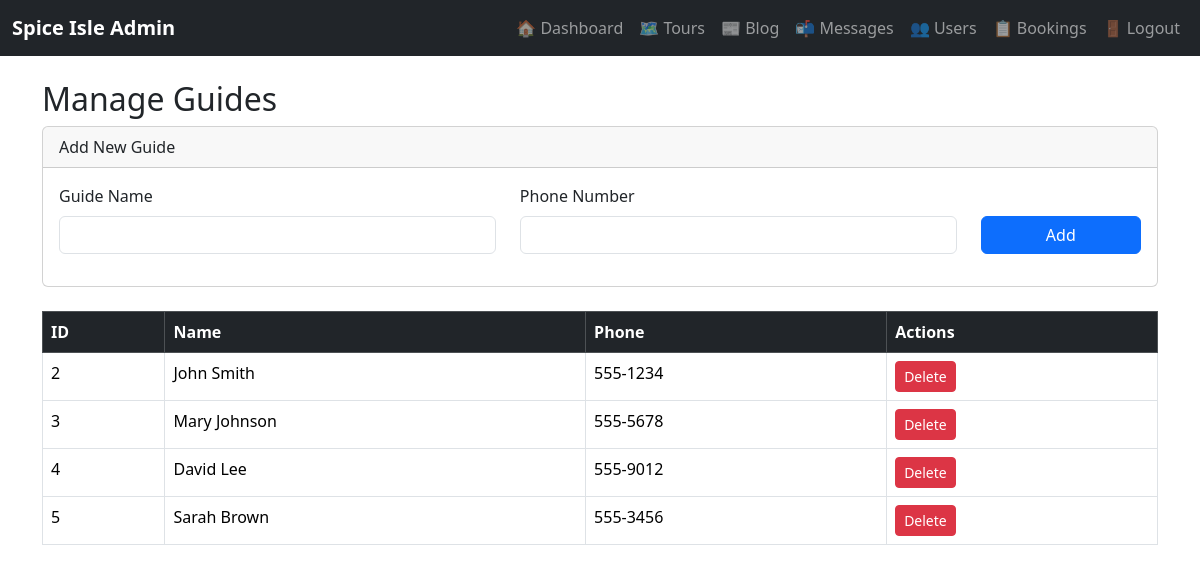
/admin/manage_guides.php (signed in), run on the app's committed database.
### tables this page shows
CREATE TABLE `guide` (
  `id` int(11) NOT NULL,
  `name` varchar(100) NOT NULL,
  `address` varchar(255) DEFAULT NULL,
  `date_hire` date DEFAULT NULL,
  `phone` varchar(20) DEFAULT NULL
);

### admin/manage_guides.php (the view, shortened to what this page needs)
<?php
include '../includes/db_connect.php';
$result = $conn->query("SELECT * FROM guide ORDER BY id ASC");
?>
<!DOCTYPE html>
<html lang="en">
<head>
<link href="https://cdn.jsdelivr.net/npm/bootstrap@5.3.2/dist/css/bootstrap.min.css" rel="stylesheet">
</head>
<body>
<?php include 'admin_navbar.php'; ?>
<div class="container mt-4">
    <h2>Manage Guides</h2>
    <div class="card mb-4">
        <div class="card-header">Add New Guide</div>
        <div class="card-body">
            <form method="POST" action="">
                <div class="row">
                    <div class="col-md-5 mb-3">
                        <label class="form-label">Guide Name</label>
                        <input type="text" name="name" class="form-control" required>
                    </div>
                    <div class="col-md-5 mb-3">
                        <label class="form-label">Phone Number</label>
                        <input type="text" name="phone" class="form-control" required>
                    </div>
                    <div class="col-md-2 mb-3 d-flex align-items-end">
                        <button type="submit" name="add_guide" class="btn btn-primary w-100">Add</button>
                    </div>
                </div>
            </form>
        </div>
    </div>
    <table class="table table-bordered table-hover">
        <thead class="table-dark">
            <tr>
                <th>ID</th>
                <th>Name</th>
                <th>Phone</th>
                <th>Actions</th>
            </tr>
        </thead>
        <tbody>
            <?php if ($result && $result->num_rows > 0): ?>
                <?php while ($guide = $result->fetch_assoc()): ?>
                    <tr>
                        <td><?= $guide['id'] ?></td>
                        <td><?= htmlspecialchars($guide['name']) ?></td>
                        <td><?= htmlspecialchars($guide['phone']) ?></td>
                        <td>
                            <a href="manage_guides.php?delete=<?= $guide['id'] ?>"
                               class="btn btn-sm btn-danger"
                               onclick="return confirm('Are you sure you want to delete this guide?');">
                               Delete
                            </a>
                        </td>
                    </tr>
                <?php endwhile; ?>
            <?php else: ?>
                <tr><td colspan="4" class="text-center">No guides found.</td></tr>
            <?php endif; ?>
        </tbody>
    </table>
</div>
</body>
</html>

### data on the page
guide: id "2", name "John Smith", phone "555-1234"
guide: id "3", name "Mary Johnson", phone "555-5678"
guide: id "4", name "David Lee", phone "555-9012"
guide: id "5", name "Sarah Brown", phone "555-3456"
